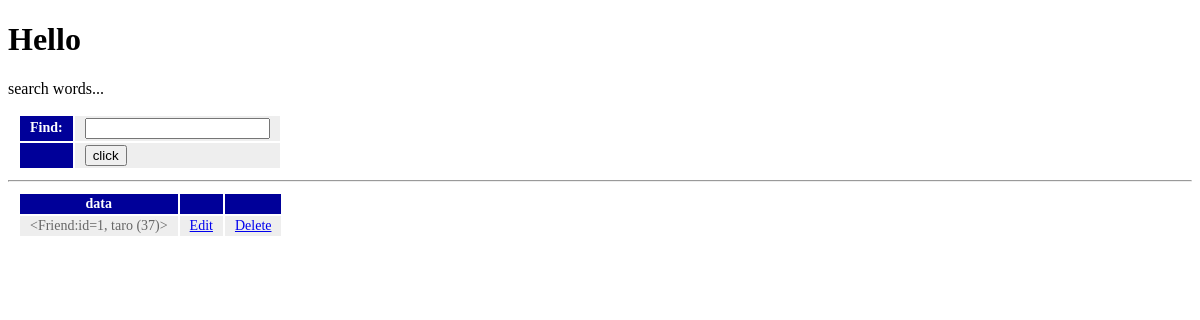
The app's page /hello/find, older data.
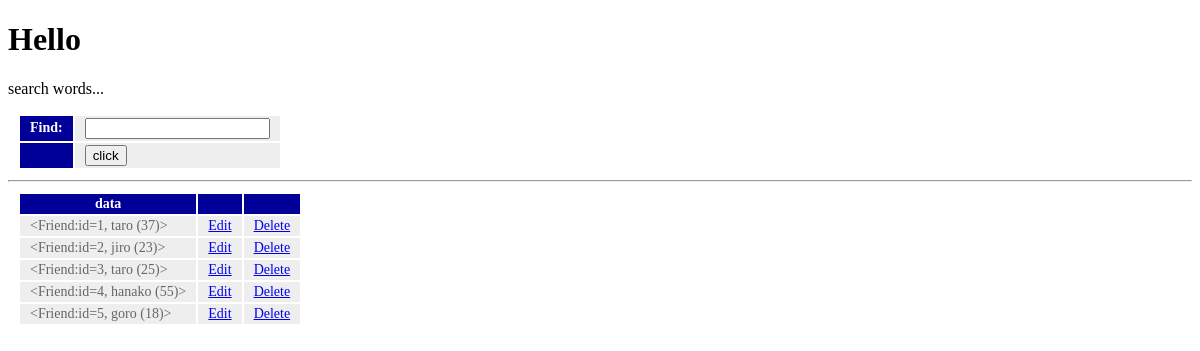
The same page, newer data.
### hello/models.py (models this page shows)
class Friend(models.Model):
    name = models.CharField(max_length=100,validators=[number_only])
    mail = models.EmailField(max_length=200)
    gender = models.BooleanField()
    age = models.IntegerField()
    birthday = models.DateField()
    def __str__(self):
        return '<Friend:id=' + str(self.id) + ', ' + self.name + ' (' + str(self.age) + ')>'

### hello/views.py (the view)
# urls.py: path('find', views.find, name='find'),
def find(request):
    if(request.method == 'POST'):
        msg = request.POST['find']
        form = FindForm(request.POST)
        sql = 'select * from hello_friend'
        if(msg != ''):
            sql += ' where ' + msg
        data = Friend.objects.raw(sql)
    else:
        msg = 'search words...'
        form = FindForm()
        data = Friend.objects.all()
    params = {
        'title': 'Hello',
        'message': msg,
        'form': form,
        'data': data,
    }
    return render(request, 'hello/find.html', params)

### hello/forms.py
class FindForm(forms.Form):
    find = forms.CharField(label='Find', required=False)

### hello/templates/hello/find.html (shortened to what this page needs)
{% load static %}
<!DOCTYPE html>
<html lang="ja">
<head>
    <link rel="stylesheet" type="text/css" href="{% static 'hello/css/style.css' %}" />
</head>
<body>
    <h1>{{title}}</h1>
    <p>{{message|safe}}</p>
    <table>
        <form action="{% url 'find'  %}" method="post">
        {{form}}
        <tr><th></th><td><input type="submit" value="click"></td></tr>
    </form>
    </table>
    <hr>
    <table>
        <tr>
            <th>data</th>
            <th></th>
            <th></th>
        </tr>
        {% for item in data %}
        <tr>
            <td>{{item}}</td>
            <td><a href="{% url 'edit' item.id %}">Edit</a></td>
            <td><a href="{% url 'delete' item.id %}">Delete</a></td>
        </tr>
        {% endfor %}
    </table>
</body>
</html>

Row changes from the older to the newer data that the page shows:
added Friend: id+name+age "<Friend:id=2, jiro (23)>"
added Friend: id+name+age "<Friend:id=3, taro (25)>"
added Friend: id+name+age "<Friend:id=4, hanako (55)>"
added Friend: id+name+age "<Friend:id=5, goro (18)>"
